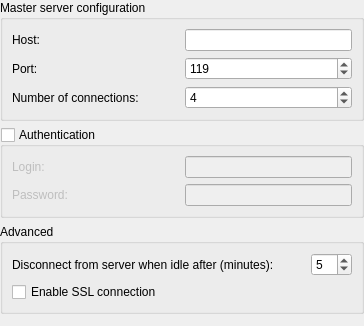
<?xml version="1.0" encoding="UTF-8"?>
<ui version="4.0">
 <class>ServerSettings</class>
 <widget class="QWidget" name="ServerSettings">
  <property name="geometry">
   <rect>
    <x>0</x>
    <y>0</y>
    <width>364</width>
    <height>326</height>
   </rect>
  </property>
  <layout class="QVBoxLayout" name="verticalLayout">
   <property name="margin">
    <number>0</number>
   </property>
   <item>
    <widget class="QGroupBox" name="groupBoxConfig">
     <property name="title">
      <string>Master server configuration</string>
     </property>
     <layout class="QGridLayout" name="gridLayoutPreferences">
      <item row="0" column="0">
       <widget class="QLabel" name="labelHost">
        <property name="text">
         <string>Host:</string>
        </property>
       </widget>
      </item>
      <item row="0" column="1">
       <widget class="QLineEdit" name="hostName">
        <property name="sizePolicy">
         <sizepolicy hsizetype="Minimum" vsizetype="Fixed">
          <horstretch>0</horstretch>
          <verstretch>0</verstretch>
         </sizepolicy>
        </property>
        <property name="toolTip">
         <string>Set host address</string>
        </property>
       </widget>
      </item>
      <item row="1" column="0">
       <widget class="QLabel" name="labelPort">
        <property name="text">
         <string>Port:</string>
        </property>
       </widget>
      </item>
      <item row="1" column="1">
       <widget class="QSpinBox" name="port">
        <property name="toolTip">
         <string>Set connection port</string>
        </property>
        <property name="minimum">
         <number>1</number>
        </property>
        <property name="maximum">
         <number>65535</number>
        </property>
        <property name="value">
         <number>119</number>
        </property>
       </widget>
      </item>
      <item row="2" column="0">
       <widget class="QLabel" name="labelConnections">
        <property name="text">
         <string>Number of connections:</string>
        </property>
       </widget>
      </item>
      <item row="2" column="1">
       <widget class="QSpinBox" name="connectionNumber">
        <property name="toolTip">
         <string>Set the number of simultaneous connections to the nntp server</string>
        </property>
        <property name="minimum">
         <number>1</number>
        </property>
        <property name="maximum">
         <number>100</number>
        </property>
        <property name="value">
         <number>4</number>
        </property>
       </widget>
      </item>
     </layout>
    </widget>
   </item>
   <item>
    <widget class="QGroupBox" name="groupBoxAuthentication">
     <property name="toolTip">
      <string>Set login and password if authentication is required by host</string>
     </property>
     <property name="title">
      <string>Authentication</string>
     </property>
     <property name="checkable">
      <bool>true</bool>
     </property>
     <property name="checked">
      <bool>false</bool>
     </property>
     <layout class="QGridLayout" name="gridLayout_1">
      <item row="0" column="0">
       <widget class="QLabel" name="labelLogin">
        <property name="text">
         <string>Login:</string>
        </property>
       </widget>
      </item>
      <item row="0" column="1">
       <widget class="QLineEdit" name="login">
        <property name="sizePolicy">
         <sizepolicy hsizetype="Minimum" vsizetype="Fixed">
          <horstretch>0</horstretch>
          <verstretch>0</verstretch>
         </sizepolicy>
        </property>
        <property name="toolTip">
         <string>Set login required by host</string>
        </property>
       </widget>
      </item>
      <item row="1" column="0">
       <widget class="QLabel" name="labelPassword">
        <property name="text">
         <string>Password:</string>
        </property>
       </widget>
      </item>
      <item row="1" column="1">
       <widget class="QLineEdit" name="password">
        <property name="sizePolicy">
         <sizepolicy hsizetype="Minimum" vsizetype="Fixed">
          <horstretch>0</horstretch>
          <verstretch>0</verstretch>
         </sizepolicy>
        </property>
        <property name="toolTip">
         <string>Set password required by host</string>
        </property>
        <property name="echoMode">
         <enum>QLineEdit::PasswordEchoOnEdit</enum>
        </property>
       </widget>
      </item>
     </layout>
    </widget>
   </item>
   <item>
    <widget class="QGroupBox" name="groupBoxAdvanced">
     <property name="title">
      <string>Advanced</string>
     </property>
     <layout class="QGridLayout" name="gridLayout_2">
      <item row="0" column="0">
       <layout class="QHBoxLayout" name="horizontalLayout">
        <item>
         <widget class="QLabel" name="labelDisconnect">
          <property name="sizePolicy">
           <sizepolicy hsizetype="Minimum" vsizetype="Preferred">
            <horstretch>0</horstretch>
            <verstretch>0</verstretch>
           </sizepolicy>
          </property>
          <property name="text">
           <string>Disconnect from server when idle after (minutes):</string>
          </property>
         </widget>
        </item>
        <item>
         <spacer name="horizontalSpacer">
          <property name="orientation">
           <enum>Qt::Horizontal</enum>
          </property>
          <property name="sizeHint" stdset="0">
           <size>
            <width>40</width>
            <height>20</height>
           </size>
          </property>
         </spacer>
        </item>
        <item>
         <widget class="QSpinBox" name="disconnectTimeout">
          <property name="toolTip">
           <string>Disconnect from host after a period of inactivity</string>
          </property>
          <property name="value">
           <number>5</number>
          </property>
         </widget>
        </item>
       </layout>
      </item>
      <item row="1" column="0">
       <widget class="QCheckBox" name="enableSSL">
        <property name="toolTip">
         <string>Enable encrypted connection</string>
        </property>
        <property name="text">
         <string>Enable SSL connection</string>
        </property>
       </widget>
      </item>
     </layout>
    </widget>
   </item>
   <item>
    <spacer name="verticalSpacer">
     <property name="orientation">
      <enum>Qt::Vertical</enum>
     </property>
     <property name="sizeHint" stdset="0">
      <size>
       <width>20</width>
       <height>1</height>
      </size>
     </property>
    </spacer>
   </item>
  </layout>
 </widget>
 <resources/>
 <connections/>
</ui>
